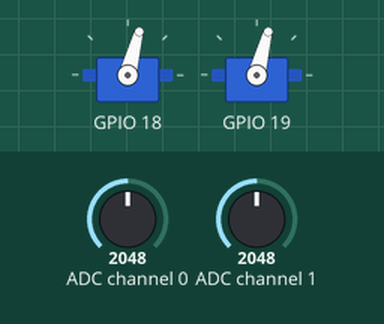
This program was run on a simulated Raspberry Pi (BCM pin numbers). Shown: 2 × servo. Inputs (shaded band) come from the test bench; at power-on: ADC channel 0 = 2048, ADC channel 1 = 2048 (analog values on the 0–4095 scale). Servo angles are drawn from the pulse width (0.5 ms = 0°, 2.5 ms = 180°).

Above: at 1.2 s.
1.3 s: ADC channel 0 set to 2866
At 2.1 s:
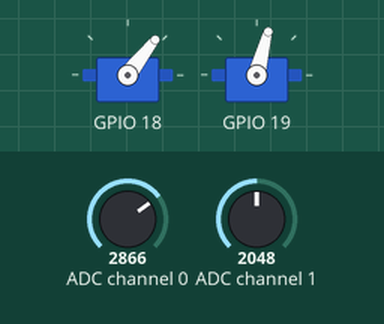
2.9 s: ADC channel 1 set to 2866
At 3.4 s:
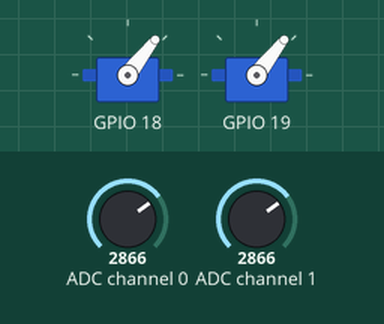
4.5 s: ADC channel 0 set to 3603
At 5.8 s:
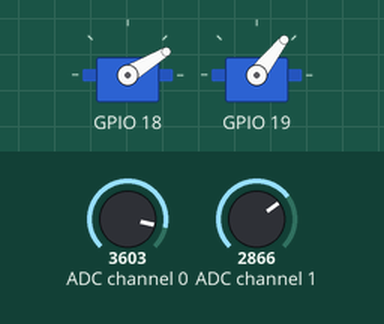
6.1 s: ADC channel 1 set to 3603
At 7.3 s:
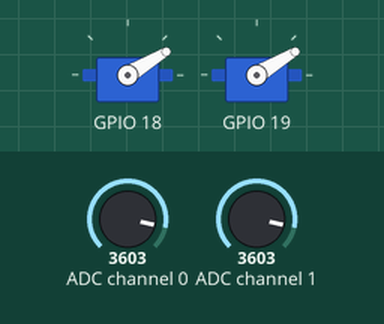
7.7 s: ADC channel 0 set to 4095
At 8.7 s:
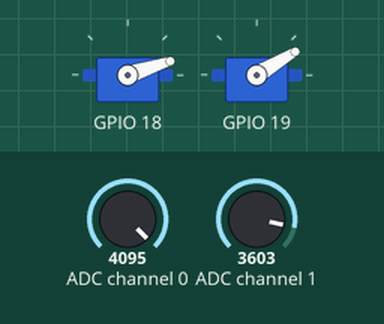
9.3 s: ADC channel 1 set to 4095
At 10.0 s:
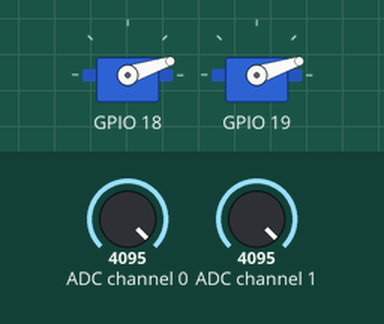
Timing chart, 0 to 11.9 s (numbered marks = the images above; inputs shaded):
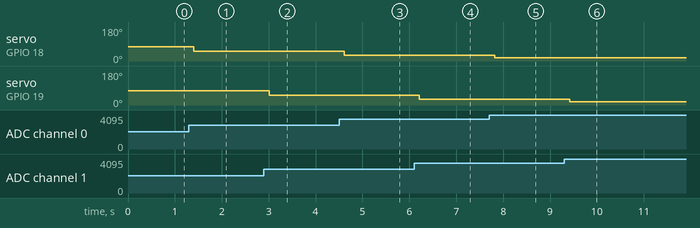

Measured:
- after the input at 1.3 s, servo on GPIO 18: 75° → 52° after 0.10 s
- after the input at 2.9 s, servo on GPIO 19: 75° → 52° after 0.11 s
- after the input at 4.5 s, servo on GPIO 18: 52° → 31° after 0.11 s
- after the input at 6.1 s, servo on GPIO 19: 52° → 31° after 0.11 s
- after the input at 7.7 s, servo on GPIO 18: 31° → 18° after 0.12 s
- after the input at 9.3 s, servo on GPIO 19: 31° → 18° after 0.12 s

The program:

08-06-2servos.py
```python
# -*- coding: utf-8 -*-
import RPi.GPIO as GPIO
from time import sleep
import wiringpi

# MCP3208からSPI通信で12ビットのデジタル値を取得。0から7の8チャンネル使用可
def readadc(adcnum, clockpin, mosipin, misopin, cspin):
    if adcnum > 7 or adcnum < 0:
        return -1
    GPIO.output(cspin, GPIO.HIGH)
    GPIO.output(clockpin, GPIO.LOW)
    GPIO.output(cspin, GPIO.LOW)

    commandout = adcnum
    commandout |= 0x18  # スタートビット＋シングルエンドビット
    commandout <<= 3    # LSBから8ビット目を送信するようにする
    for i in range(5):
        # LSBから数えて8ビット目から4ビット目までを送信
        if commandout & 0x80:
            GPIO.output(mosipin, GPIO.HIGH)
        else:
            GPIO.output(mosipin, GPIO.LOW)
        commandout <<= 1
        GPIO.output(clockpin, GPIO.HIGH)
        GPIO.output(clockpin, GPIO.LOW)
    adcout = 0
    # 13ビット読む（ヌルビット＋12ビットデータ）
    for i in range(13):
        GPIO.output(clockpin, GPIO.HIGH)
        GPIO.output(clockpin, GPIO.LOW)
        adcout <<= 1
        if i>0 and GPIO.input(misopin)==GPIO.HIGH:
            adcout |= 0x1
    GPIO.output(cspin, GPIO.HIGH)
    return adcout

def servo_duty_hwpwm(val):
    val_min = 0
    val_max = 4095
    # デューティ比0%を0、100%を1024として数値を入力
    servo_min = 36   # 50Hz(周期20ms)、デューティ比3.5%: 3.5*1024/100=約36
    servo_max = 102  # 50Hz(周期20ms)、デューティ比10%: 10*1024/100=約102
    duty = int((servo_min-servo_max)*(val-val_min)/(val_max-val_min) + servo_max)
    # 一般的なサーボモーターはこちらを有効に
    #duty = int((servo_max-servo_min)*(val-val_min)/(val_max-val_min) + servo_min)
    return duty

GPIO.setmode(GPIO.BCM)
# ピンの名前を変数として定義
SPICLK = 11
SPIMOSI = 10
SPIMISO = 9
SPICS = 8
# SPI通信用の入出力を定義
GPIO.setup(SPICLK, GPIO.OUT)
GPIO.setup(SPIMOSI, GPIO.OUT)
GPIO.setup(SPIMISO, GPIO.IN)
GPIO.setup(SPICS, GPIO.OUT)

wiringpi.wiringPiSetupGpio() # GPIO名で番号を指定する
wiringpi.pinMode(18, wiringpi.GPIO.PWM_OUTPUT) # PWM出力を指定
wiringpi.pinMode(19, wiringpi.GPIO.PWM_OUTPUT) # PWM出力を指定
wiringpi.pwmSetMode(wiringpi.GPIO.PWM_MODE_MS) # 周波数を固定するための設定
wiringpi.pwmSetClock(375) # 50 Hz。ここには 18750/(周波数) の計算値に近い整数を入れる
# PWMのピン番号18とデフォルトのパルス幅をデューティ100%を1024として指定。
# ここでは6.75%に対応する69を指定
wiringpi.pwmWrite(18, 69)
wiringpi.pwmWrite(19, 69)

adc_pin0 = 0
adc_pin1 = 1

try:
    while True:
        inputVal0 = readadc(adc_pin0, SPICLK, SPIMOSI, SPIMISO, SPICS)
        duty0 = servo_duty_hwpwm(inputVal0)
        wiringpi.pwmWrite(18, duty0)
        inputVal1 = readadc(adc_pin1, SPICLK, SPIMOSI, SPIMISO, SPICS)
        duty1 = servo_duty_hwpwm(inputVal1)
        wiringpi.pwmWrite(19, duty1)
        sleep(0.2)

except KeyboardInterrupt:
    pass

GPIO.cleanup()
```
